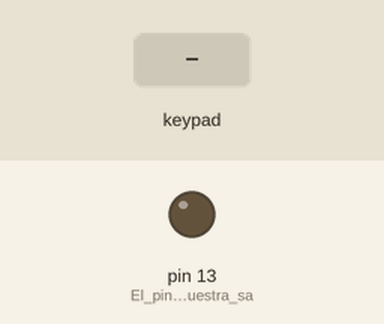
This sketch was run on a simulated Arduino Uno, built with avr-gcc and run on an emulated ATmega328P. On the bench: output pins drawn as LEDs (lit = HIGH). The test bench sets the inputs (shaded band). What the sketch prints to the serial monitor is not drawn.

Above: at 1.2 s.
1.3 s: keypad keys 2 2 2 2 pressed 0.4 s apart
At 3.0 s:
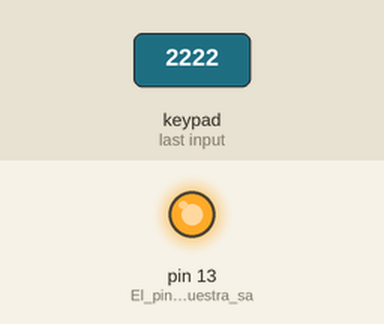
12.4 s: keypad keys 2 2 2 2 * pressed 0.4 s apart
At 15.0 s:
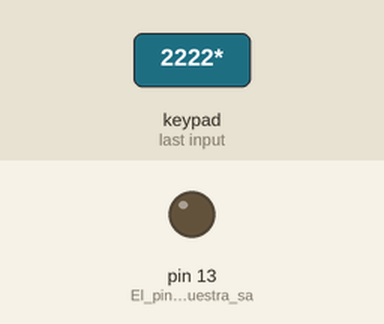
Timing chart, 0 to 16.5 s (numbered marks = the images above; inputs shaded):
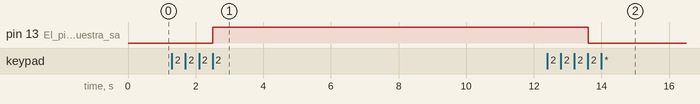

Measured:
- after the input at 1.3 s, pin 13 (El_pin_13_sera_nuestra_sa): LOW → HIGH after 1.2 s
- after the input at 12.4 s, pin 13 (El_pin_13_sera_nuestra_sa): HIGH → LOW after 1.2 s

The sketch:

Keypad3.ino
```cpp
#include <Keypad.h>; // Con esta linea llamamos a la librería Keypad para que arduino reconozca el teclado
char contrasena[]="2222"; // En esta linea creamos la constante de cadena llamada contraseña (el numero 2222 puede ser cambiado)
char codigo[4]; // Creamos otra constante, en esta se guardaran los caracteres que presionemos en nuestro teclado matricial 4x4
int cont=0; // Esta es una variable que nos servirá más adelante

const byte ROWS = 4; //Este código se estable para definir que nuestro teclado tiene 4 filas
const byte COLS = 4; //Este código se estable para definir que nuestro teclado tiene 4 columnas

char hexaKeys[ROWS][COLS] = //En el siguiente matriz se agregan en orden las teclas que posee nuestro teclado
{
 {'1','2','3','A'},
 {'4','5','6','B'},
 {'7','8','9','C'},
 {'*','0','#','D'}
};

byte rowPins[ROWS] = {9, 8, 7, 6}; // Estos son los pines de conexión de Arduino de las columnas
byte colPins[COLS] = {5, 4, 3, 2}; //Estos son los pines de conexión de Arduino de las filas

Keypad customKeypad = Keypad(makeKeymap(hexaKeys), rowPins, colPins, ROWS, COLS); //En este punto el teclado se inicia y realiza el mapeo de sus teclas con respecto a la matriz colocada arriba

void setup()
{
 pinMode(13, OUTPUT); //El pin 13 sera nuestra salida digital (así aprovecharemos el led que pose)
 Serial.begin(9600); //Se inicia el puerto serial
}

void loop()
{
 char customKey = customKeypad.getKey(); //esta linea indica que el carácter presionado se guardara en la variable customKey
 if (customKey != NO_KEY) //Con este siclo preguntamos si se presiono una tecla, si se presiono entonce el ciclo continua
 {
 codigo[cont]=customKey; //se guardaran los caracteres presionados en codigo[cont]
 Serial.print(codigo[cont]); //Se imprime en nuestro monitor serial lo que este guardado en codigo[cont]
 cont=cont+1; //incrementamos la variable cont (esto con el fin de tener los 4 dígitos que requerimos)
 if(cont==4) //Ahora comienza otro siclo if, en el cual se pregunta si ya hay 4 datos guardados y si es así entonce el siclo continua

 {

 if(codigo[0]==contrasena[0]&&codigo[1]==contrasena[1]&&codigo[2]==contrasena[2]&&codigo[3]==contrasena[3])
 {

 digitalWrite(13,!digitalRead(13)); //si lo anterior es verdad entonces se encenderá el led, si se ingresa nuevamente la contraseña entonces se apagara
 Serial.println("Password correcta"); //si la contraseña es correcta entonces se imprime ""Password correcta")

 }
 if(codigo!=contrasena) //empieza un nuevo ciclo, esta vez indicamos si el código es diferente que la contraseña siga con el siclo
 {

 Serial.println("Password incorrecta"); // se imprime que que la Password es incorrecta
 }

 cont=0; //resetear a 0 la variable cont
 }
 }
}
```
